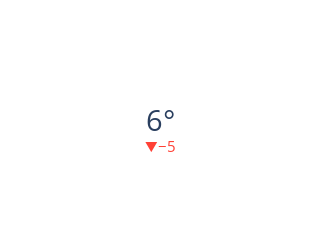

Notebook code for this chart:
### Code cell
fig = go.Figure()

fig.add_trace(go.Indicator(
    mode='number+delta',
    value = position,
    number = {"suffix": "°"},
    delta = {'reference': 11},
))

fig.update_layout(width=200, height=200)

### Figure 1 — Plotly figure (JSON) as saved in the notebook; plotly's stock layout.template omitted (floating-point values rounded to 4 significant figures)
{"data": [{"delta": {"reference": 11}, "mode": "number+delta", "number": {"suffix": "°"}, "type": "indicator", "value": 6}], "layout": {"height": 200, "width": 200}}
